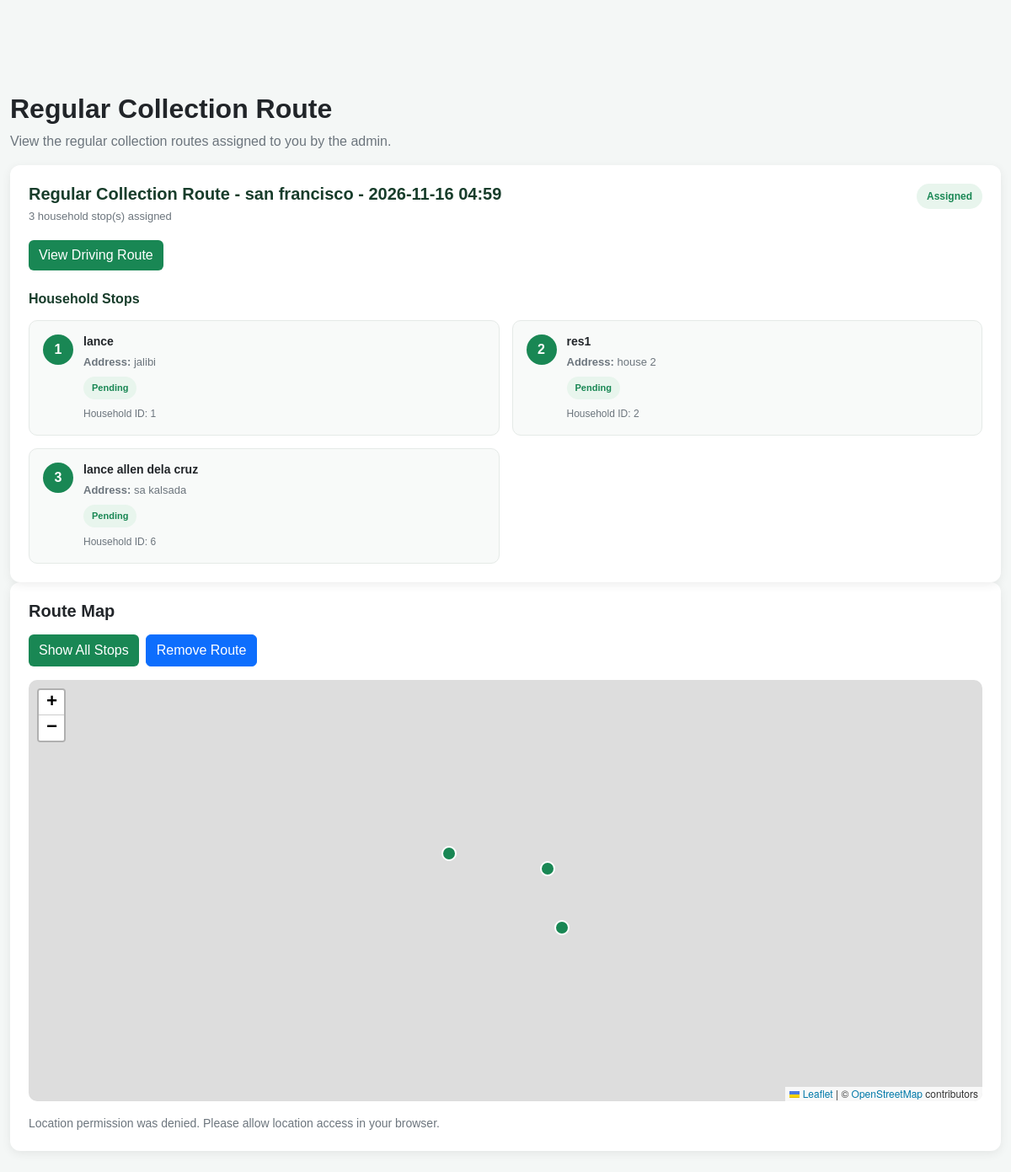
Screenshot of /wastesystem_/collector/regular_route.php (signed in) with the database file from the repository.
### tables this page shows
CREATE TABLE `collection_routes` (
  `id` int(11) NOT NULL,
  `route_name` varchar(100) NOT NULL,
  `route_type` enum('regular','special') NOT NULL DEFAULT 'regular',
  `collector_id` int(11) DEFAULT NULL,
  `status` enum('pending','assigned','in_progress','completed') NOT NULL DEFAULT 'pending',
  `created_by` int(11) NOT NULL,
  `created_at` timestamp NOT NULL DEFAULT current_timestamp(),
  `group_id` int(11) DEFAULT NULL
);

CREATE TABLE `route_stops` (
  `id` int(11) NOT NULL,
  `route_id` int(11) NOT NULL,
  `household_id` int(11) NOT NULL,
  `stop_order` int(11) NOT NULL,
  `status` enum('pending','collected') NOT NULL DEFAULT 'pending',
  `collected_at` datetime DEFAULT NULL
);

CREATE TABLE `users` (
  `id` int(11) NOT NULL,
  `fullname` varchar(255) NOT NULL,
  `users` varchar(255) NOT NULL,
  `password` varchar(255) NOT NULL,
  `role` varchar(11) NOT NULL,
  `email` varchar(255) DEFAULT NULL,
  `email_verified` tinyint(1) NOT NULL DEFAULT 0,
  `email_verified_at` datetime DEFAULT NULL,
  `address` varchar(500) NOT NULL
);

CREATE TABLE `households` (
  `id` int(11) NOT NULL,
  `user_id` int(11) NOT NULL,
  `house_address` varchar(255) NOT NULL,
  `latitude` decimal(10,8) DEFAULT NULL,
  `longitude` decimal(11,8) DEFAULT NULL,
  `created_at` timestamp NOT NULL DEFAULT current_timestamp(),
  `group_id` int(11) DEFAULT NULL
);

### wastesystem_/collector/regular_route.php (the view, shortened to what this page needs)
<?php
require_once "../config/database.php";
$collector_id = (int) $_SESSION["user_id"];
$stmt = $conn->prepare("
    SELECT
        cr.id AS route_id,
        cr.route_name,
        cr.status AS route_status,
        rs.id AS stop_id,
        rs.stop_order,
        rs.status AS stop_status,
        h.id AS household_id,
        h.house_address,
        h.latitude,
        h.longitude,
        u.fullname
    FROM collection_routes cr
    INNER JOIN route_stops rs
        ON rs.route_id = cr.id
    INNER JOIN households h
        ON h.id = rs.household_id
    LEFT JOIN users u
        ON u.id = h.user_id
    WHERE cr.collector_id = ?
      AND cr.route_type = 'regular'
      AND cr.status IN ('assigned', 'in_progress')
    ORDER BY cr.id DESC, rs.stop_order ASC
");
$stmt->bind_param("i", $collector_id);
$stmt->execute();
$result = $stmt->get_result();
$routes = [];
while ($row = $result->fetch_assoc()) {
    $routes[] = $row;
}
?>
<!DOCTYPE html>
<html lang="en">
<head>
    <link
        href="https://cdn.jsdelivr.net/npm/bootstrap@5.3.3/dist/css/bootstrap.min.css"
        rel="stylesheet"
    >
    <link
        rel="stylesheet"
        href="https://unpkg.com/leaflet@1.9.4/dist/leaflet.css"
    >
</head>
<body>
<main class="container page-container">
    <h2 class="fw-bold">Regular Collection Route</h2>
    <p class="text-secondary">
        View the regular collection routes assigned to you by the admin.
    </p>
    <?php if (count($routes) > 0): ?>
        <?php
        $groupedRoutes = [];
        foreach ($routes as $route) {
            $groupedRoutes[$route["route_id"]][] = $route;
        }
        ?>
        <div class="routes-grid">
            <?php foreach ($groupedRoutes as $routeId => $stops): ?>
                <div class="route-card">
                    <div class="route-header">
                        <div>
                            <h5 class="route-title">
                                <?= htmlspecialchars($stops[0]["route_name"]); ?>
                            </h5>
                            <p class="route-subtitle">
                                <?= count($stops); ?> household stop(s) assigned
                            </p>
                        </div>
                        <span class="route-status">
                            <?= htmlspecialchars($stops[0]["route_status"]); ?>
                        </span>
                    </div>
                    <button
                        type="button"
                        class="btn btn-green mb-4"
                        onclick="showRegularRoute(<?= (int) $routeId ?>)">
                        View Driving Route
                    </button>
                    <h6 class="stops-heading mb-3">Household Stops</h6>
                    <div class="stops-grid">
                        <?php foreach ($stops as $stop): ?>
                            <div class="stop-item">
                                <div class="stop-number">
                                    <?= (int) $stop["stop_order"]; ?>
                                </div>
                                <div class="stop-details">
                                    <h6 class="stop-name">
                                        <?= htmlspecialchars($stop["fullname"] ?? "Resident"); ?>
                                    </h6>
                                    <p class="stop-address mb-2">
                                        <strong>Address:</strong>
                                        <?= htmlspecialchars($stop["house_address"] ?? "No address"); ?>
                                    </p>
                                    <span class="stop-status">
                                        <?= htmlspecialchars($stop["stop_status"]); ?>
                                    </span>
                                    <div class="stop-meta mt-2">
                                        Household ID:
                                        <?= (int) $stop["household_id"]; ?>
                                    </div>
                                </div>
                            </div>
                        <?php endforeach; ?>
                    </div>
                </div>
            <?php endforeach; ?>
        </div>
    <?php endif; ?>
    <div class="route-card">
        <h5 class="fw-bold mb-3">Route Map</h5>
        <div class="d-flex flex-wrap gap-2 mb-3">
            <button
                type="button"
                class="btn btn-green"
                onclick="showAllStops()">
                Show All Stops
            </button>
            <button
                type="button"
                class="btn btn-primary"
                onclick="showSelectedRouteStops()">
                Remove Route
            </button>
        </div>
        <div id="map"></div>
        <p id="routeStatus" class="text-secondary mt-3 mb-0">
        </p>
    </div>
</main>
</body>
</html>

### wastesystem_/collector/regular_route.php (style rules this page uses)
body { background: #f4f7f6; font-family: Arial, sans-serif; padding-top: 85px; }
.page-container { max-width: 1200px; margin: 25px auto; }
.route-card { background: white; padding: 22px; border-radius: 12px; box-shadow: 0 3px 12px rgba(0,0,0,.07); margin-bottom: 20px; }
.routes-grid { display: grid; grid-template-columns: 1fr; gap: 20px; }
.routes-grid .route-card { margin-bottom: 0; width: 100%; }
.route-header { display: flex; justify-content: space-between; align-items: flex-start; gap: 15px; margin-bottom: 18px; }
.route-title { font-weight: 700; color: #183d2b; margin-bottom: 5px; }
.route-subtitle { color: #6c757d; font-size: 13px; margin-bottom: 0; }
.route-status { display: inline-block; background: #e8f5ed; color: #198754; border-radius: 20px; padding: 6px 12px; font-size: 12px; font-weight: bold; text-transform: capitalize; white-space: nowrap; }
.stops-heading { color: #183d2b; font-weight: 700; }
.stops-grid { display: grid; grid-template-columns: repeat(2, minmax(0, 1fr)); gap: 15px; }
.stop-item { display: flex; align-items: flex-start; gap: 12px; background: #f8faf9; border: 1px solid #e5eae7; border-radius: 10px; padding: 16px; min-width: 0; }
.stop-number { min-width: 36px; height: 36px; display: flex; align-items: center; justify-content: center; background: #198754; color: white; border-radius: 50%; font-weight: bold; }
.stop-details { flex: 1; min-width: 0; }
.stop-name { font-size: 14px; font-weight: 700; margin-bottom: 6px; }
.stop-address { font-size: 13px; color: #6c757d; overflow-wrap: anywhere; }
.stop-status { display: inline-block; background: #e8f5ed; color: #198754; border-radius: 20px; padding: 5px 10px; font-size: 11px; font-weight: bold; text-transform: capitalize; }
.stop-meta { font-size: 12px; color: #6c757d; }
.btn-green { background: #198754; color: white; border: none; }
#map { width: 100%; height: 500px; border-radius: 10px; z-index: 1; }
#routeStatus { font-size: 14px; }

### rows the page displays
collection_routes: route_name "Regular Collection Route - san francisco - 2026-11-16 04:59", count($stops) "3", status "Assigned", route_stops.stop_order "1", users.fullname "lance", households.house_address "jalibi", route_stops.status "Pending", households.id "1", route_stops.stop_order "2", users.fullname "res1", households.house_address "house 2", households.id "2", route_stops.stop_order "3", users.fullname "lance allen dela cruz", households.house_address "sa kalsada", households.id "6"
